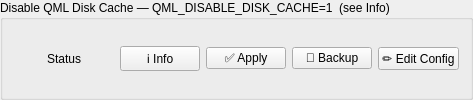
                     <widget class="QGroupBox" name="kdeDisableQmlCacheGroupBox">
                      <property name="title">
                       <string>Disable QML Disk Cache — QML_DISABLE_DISK_CACHE=1  (see Info)</string>
                      </property>
                      <layout class="QHBoxLayout" name="kdeDisableQmlCacheLayout">
                       <item>
                        <widget class="QLabel" name="kdeDisableQmlCacheStatusLabel">
                         <property name="minimumSize">
                          <size>
                           <width>100</width>
                           <height>0</height>
                          </size>
                         </property>
                         <property name="maximumSize">
                          <size>
                           <width>100</width>
                           <height>16777215</height>
                          </size>
                         </property>
                         <property name="text">
                          <string>Status</string>
                         </property>
                         <property name="alignment">
                          <set>Qt::AlignCenter</set>
                         </property>
                        </widget>
                       </item>
                       <item>
                        <widget class="QPushButton" name="kdeDisableQmlCacheToggle">
                         <property name="text">
                          <string>ℹ️ Info</string>
                         </property>
                        </widget>
                       </item>
                       <item>
                        <widget class="QPushButton" name="kdeDisableQmlCacheApplyButton">
                         <property name="text">
                          <string>✅ Apply</string>
                         </property>
                        </widget>
                       </item>
                       <item>
                        <widget class="QPushButton" name="kdeDisableQmlCacheBackupButton">
                         <property name="text">
                          <string>💾 Backup</string>
                         </property>
                        </widget>
                       </item>
                       <item>
                        <widget class="QPushButton" name="kdeDisableQmlCacheConfigButton">
                         <property name="text">
                          <string>✏️ Edit Config</string>
                         </property>
                        </widget>
                       </item>
                      </layout>
                     </widget>
